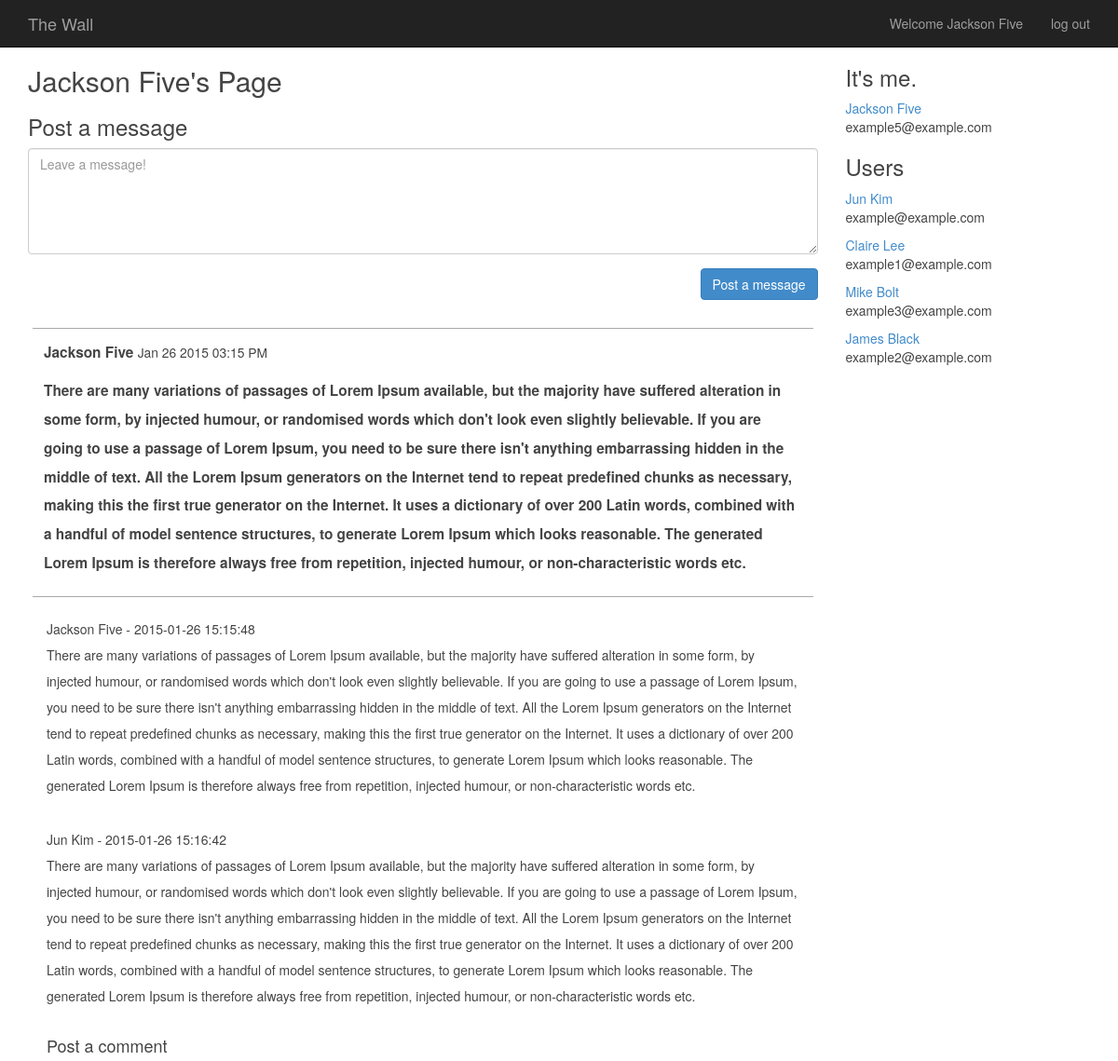
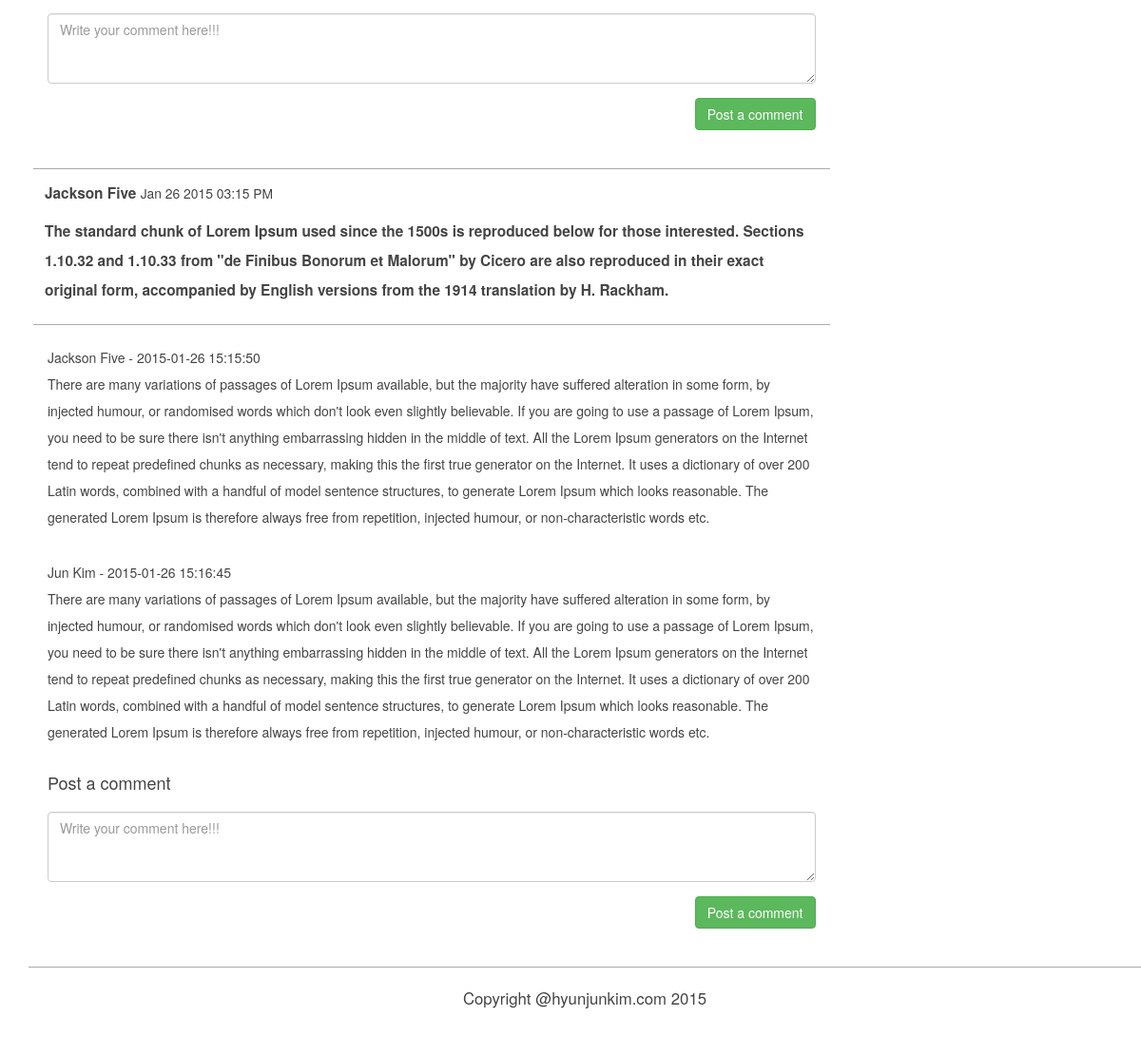
Screenshot of /main.php (signed in) with the database file from the repository (2 pictures, top to bottom).
### tables this page shows
CREATE TABLE `messages` (
  `id` int(11) NOT NULL AUTO_INCREMENT,
  `user_id` int(11) NOT NULL,
  `message` text,
  `created_at` datetime DEFAULT NULL,
  `updated_at` datetime DEFAULT NULL,
  PRIMARY KEY (`id`),
  KEY `fk_messages_users_idx` (`user_id`),
  CONSTRAINT `fk_messages_users` FOREIGN KEY (`user_id`) REFERENCES `users` (`id`) ON DELETE NO ACTION ON UPDATE NO ACTION
);

CREATE TABLE `users` (
  `id` int(11) NOT NULL AUTO_INCREMENT,
  `first_name` varchar(255) DEFAULT NULL,
  `last_name` varchar(255) DEFAULT NULL,
  `email` varchar(255) DEFAULT NULL,
  `password` varchar(255) DEFAULT NULL,
  `created_at` datetime DEFAULT NULL,
  `updated_at` datetime DEFAULT NULL,
  PRIMARY KEY (`id`)
);

CREATE TABLE `comments` (
  `id` int(11) NOT NULL AUTO_INCREMENT,
  `user_id` int(11) NOT NULL,
  `message_id` int(11) NOT NULL,
  `comment` text,
  `created_at` datetime DEFAULT NULL,
  `updated_at` datetime DEFAULT NULL,
  PRIMARY KEY (`id`),
  KEY `fk_comments_messages1_idx` (`message_id`),
  KEY `fk_comments_users1_idx` (`user_id`),
  CONSTRAINT `fk_comments_messages1` FOREIGN KEY (`message_id`) REFERENCES `messages` (`id`) ON DELETE NO ACTION ON UPDATE NO ACTION,
  CONSTRAINT `fk_comments_users1` FOREIGN KEY (`user_id`) REFERENCES `users` (`id`) ON DELETE NO ACTION ON UPDATE NO ACTION
);

### helper.php (called while the page is built)
<?php
	function get_user_id($user_email) {
		$query = "SELECT users.id FROM users
				WHERE '$user_email' = users.email";
		$user_id = fetch_all($query)[0]["id"];
		return $user_id;
	}
?>

### db_connect.php (called while the page is built, shortened)
<?php
$connection = new mysqli(DB_HOST, DB_USER, DB_PASS, DB_DATABASE);
function fetch_all($query)
{
	$data = array();
	global $connection;
	$result = $connection->query($query);
	while($row = mysqli_fetch_assoc($result))
	{
		$data[] = $row;
	}
	return $data;
}
?>

### main.php (the view, shortened to what this page needs)
<?php
	require("db_connect.php");
	require("helper.php");
	include("header.php");
	include("header_login.php");
	function show_posts($session) {
		$user_id = $session["current_user_page"];
		$query_user_email = "SELECT users.email
							FROM users
							WHERE users.id = '$user_id'";
		$user_email = fetch_all($query_user_email);
		$email = $user_email[0]["email"];
		$query_messages ="SELECT messages.id, messages.message, messages.updated_at, users.first_name, users.last_name,
								 DATE_FORMAT(messages.created_at,'%b %d %Y %h:%i %p') as created_at,
								 UNIX_TIMESTAMP(messages.created_at) as unix_timestamp
						FROM users
						JOIN messages ON users.id = messages.user_id
						WHERE users.email = '$email'";
		$messages = fetch_all($query_messages);
		for($i = count($messages) -1; $i >= 0; $i--) {
			$message_id = $messages[$i]["id"];
			$message_first_name = $messages[$i]["first_name"];
			$message_last_name = $messages[$i]["last_name"];
			$message_created_at = $messages[$i]["created_at"];
			$message_message = $messages[$i]["message"];
			$message_unix_timestamp = $messages[$i]["unix_timestamp"];
			$delete = "";
			if(get_user_id($session["user_email"]) == $session["current_user_page"]
				&& (time() - $message_unix_timestamp) <= 1800) {
				$delete = "<form method='post' action='post_process.php' class='text-right'>
							<input type='hidden' name='action' value='message_delete'>
							<input type='hidden' name='id' value='$message_id'>
							<button type='submit' class='btn btn-default'><i class='fa fa-trash-o'></i></button>
						</form>";
			}
			echo "<div class='message-box'>
					<p>
						$message_first_name $message_last_name <span class='date'>$message_created_at</span>
					</p>
					<p>
						$message_message
					</p>
						$delete
				  </div>";
			show_comments($message_id);
			echo "<h4 class='comment-box'>Post a comment</h4>
				<form action='post_process.php' method='post' class='comment-box'>
					<input type='hidden' name='action' value='comment_post'>
					<input type='hidden' name='id' value='$message_id'>
					<div class='form-group'>
						<textarea name='comment' rows='3' class='form-control' placeholder='Write your comment here!!!'></textarea>
					</div>
					<div class='text-right'>
						<button type='submit' name='post' class='btn btn-success'>Post a comment</button>
					</div>
				</form>";
		}
	}
	function show_comments($message_id) {
		$query_comments = "SELECT comments.comment, comments.created_at, users.first_name, users.last_name
						FROM comments
						JOIN messages ON messages.id = comments.message_id
						JOIN users ON users.id = comments.user_id
						WHERE messages.id = '$message_id'";
		$comments = fetch_all($query_comments);
		foreach($comments as $comment) {
			echo "<div class='comment-box'>
					<p>
						{$comment['first_name']} {$comment['last_name']} - {$comment['created_at']} <br />
						{$comment['comment']}
					</p>
				</div>";
		}
	}
	function show_users($session) {
		$user_email = $session["user_email"];
		$query_users = "SELECT *
						FROM users
						WHERE users.email != '$user_email'";
		$users = fetch_all($query_users);
		foreach($users as $user) {
			echo "<div class='user-box'>
					<p>
						<a href='main.php?id={$user['id']}'>
							{$user['first_name']} {$user['last_name']}
						</a><br/>
						{$user['email']}
					</p>
				</div>";
		}
	}
	function show_me($session) {
		$user_email = $session["user_email"];
		$query_users = "SELECT *
						FROM users
						WHERE users.email = '$user_email'";
		$users = fetch_all($query_users);
		foreach($users as $user) {
			echo "<div class='user-box'>
					<p>
						<a href='main.php?id={$user['id']}'>
							{$user['first_name']} {$user['last_name']}
						</a><br />
						{$user['email']}
					</p>
				</div>";
		}
	}
?>
<section>
	<div class="container">
		<div class="row">
			<div class="col-sm-9">
			<?php
				if(get_user_id($_SESSION["user_email"]) == $_SESSION["current_user_page"]) {
					echo "<h2>{$_SESSION['user_name']}'s Page</h2>";
			?>
				<h3>Post a message</h3>
				<form action="post_process.php" method="post">
					<div class="form-group">
						<textarea name="message" rows="5" cols="10" placeholder="Leave a message!" class="form-control"></textarea>
					</div>
					<div class="text-right">
						<button type="submit" name="post" class="btn btn-primary">Post a message</button>
					</div>
				</form>
			<?php
				}
			?>
				<?= show_posts($_SESSION, $_GET); ?>
			</div>
			<div class="col-sm-3">
				<h3>It's me.</h3>
				<?= show_me($_SESSION); ?>
				<h3>Users</h3>
				<?= show_users($_SESSION); ?>
			</div>
		</div>
	</div>
</section>
<?php
	include("footer.php");
?>

### header.php (shortened to what this page needs)
<!DOCTYPE html>
<html>
<head>
	<link href="style/bootstrap.min.css" rel="stylesheet" type="text/css">
	<link href="style/style.css" rel="stylesheet" type="text/css">
	<link href="style/font-awesome.min.css" rel="stylesheet" type="text/css">
</head>
<body>

### header_login.php (shortened to what this page needs)
<?php
	$message = "";
	if(isset($_SESSION["success_register"])) {
		$message = message_register($_SESSION);
	}
	else if(isset($_SESSION["success_login"])) {
		$message = message_login($_SESSION);
	}
	else {
	}
	function message_login($session) {
		$message = $session["user_name"];
		return $message;
	}
?>
<nav class="navbar navbar-fixed-top navbar-inverse">
	<div class="container">
		<div class="navbar-header">
			<a class="navbar-brand" href="main.php?id=<?= get_user_id($_SESSION['user_email']); ?>">The Wall</a>
		</div>
		<div class="navbar-right">
			<ul class="nav navbar-nav">
				<li><a href="main.php?id=<?= get_user_id($_SESSION['user_email']); ?>">Welcome <?= $message; ?></a></li>
				<li><a href="login_process.php">log out</a></li>
			</ul>
		</div>
	</div>
</nav>

### footer.php
<footer>
	<div class="container">
		<div class="row footer-inner">
			<p class="text-center">Copyright @hyunjunkim.com 2015</p>
		</div>
	</div>
</footer>
</body>
</html>

### style/style.css (style rules this page uses)
* { color: #444; }
section { padding-top: 50px; }
.message-box { margin: 30px 5px 10px 5px; padding: 10px 12px; border-top: 1px solid #aaa; border-bottom: 1px solid #aaa; }
.comment-box { margin: 0; padding: 10px 20px; }
.message-box p, .comment-box p { line-height: 2.0em; }
.message-box p { font-size: 1.1em; font-weight: bold; }
.date { font-size: 0.9em; font-weight: normal; }
footer { padding: 30px; }
footer .footer-inner { border-top: 1px solid #aaa; padding: 20px 0 0 0; }
footer p { font-size: 1.2em; line-height: 1.5em; margin-bottom: 20px; }

### rows the page displays
messages: user.first_name "Jackson", user.last_name "Five", message_created_at "Jan 26 2015 03:15 PM", message "There are many variations of passages of Lorem Ipsum available, but the majority have suffered alteration in some form, by injected humour, or randomised words which don't look even slightly believable. If you are going to use a passage of Lorem Ipsum, you need to be sure there isn't anything embarrassing hidden in the middle of text. All the Lorem Ipsum generators on the Internet tend to repeat predefined chunks as necessary, making this the first true generator on the Internet. It uses a dictionary of over 200 Latin words, combined with a handful of model sentence structures, to generate Lorem Ipsum which looks reasonable. The generated Lorem Ipsum is therefore always free from…"
comments: user.first_name "Jackson", user.last_name "Five", created_at "2015-01-26 15:15:48", comment "There are many variations of passages of Lorem Ipsum available, but the majority have suffered alteration in some form, by injected humour, or randomised words which don't look even slightly believable. If you are going to use a passage of Lorem Ipsum, you need to be sure there isn't anything embarrassing hidden in the middle of text. All the Lorem Ipsum generators on the Internet tend to repeat predefined chunks as necessary, making this the first true generator on the Internet. It uses a dictionary of over 200 Latin words, combined with a handful of model sentence structures, to generate Lorem Ipsum which looks reasonable. The generated Lorem Ipsum is therefore always free from…"
comments: user.first_name "Jun", user.last_name "Kim", created_at "2015-01-26 15:16:42", comment "There are many variations of passages of Lorem Ipsum available, but the majority have suffered alteration in some form, by injected humour, or randomised words which don't look even slightly believable. If you are going to use a passage of Lorem Ipsum, you need to be sure there isn't anything embarrassing hidden in the middle of text. All the Lorem Ipsum generators on the Internet tend to repeat predefined chunks as necessary, making this the first true generator on the Internet. It uses a dictionary of over 200 Latin words, combined with a handful of model sentence structures, to generate Lorem Ipsum which looks reasonable. The generated Lorem Ipsum is therefore always free from…"
messages: user.first_name "Jackson", user.last_name "Five", message_created_at "Jan 26 2015 03:15 PM", message "The standard chunk of Lorem Ipsum used since the 1500s is reproduced below for those interested. Sections 1.10.32 and 1.10.33 from \"de Finibus Bonorum et Malorum\" by Cicero are also reproduced in their exact original form, accompanied by English versions from the 1914 translation by H. Rackham."
comments: user.first_name "Jackson", user.last_name "Five", created_at "2015-01-26 15:15:50", comment "There are many variations of passages of Lorem Ipsum available, but the majority have suffered alteration in some form, by injected humour, or randomised words which don't look even slightly believable. If you are going to use a passage of Lorem Ipsum, you need to be sure there isn't anything embarrassing hidden in the middle of text. All the Lorem Ipsum generators on the Internet tend to repeat predefined chunks as necessary, making this the first true generator on the Internet. It uses a dictionary of over 200 Latin words, combined with a handful of model sentence structures, to generate Lorem Ipsum which looks reasonable. The generated Lorem Ipsum is therefore always free from…"
comments: user.first_name "Jun", user.last_name "Kim", created_at "2015-01-26 15:16:45", comment "There are many variations of passages of Lorem Ipsum available, but the majority have suffered alteration in some form, by injected humour, or randomised words which don't look even slightly believable. If you are going to use a passage of Lorem Ipsum, you need to be sure there isn't anything embarrassing hidden in the middle of text. All the Lorem Ipsum generators on the Internet tend to repeat predefined chunks as necessary, making this the first true generator on the Internet. It uses a dictionary of over 200 Latin words, combined with a handful of model sentence structures, to generate Lorem Ipsum which looks reasonable. The generated Lorem Ipsum is therefore always free from…"
users: first_name "Jackson", last_name "Five", email "example5@example.com"
users: first_name "Jun", last_name "Kim", email "example@example.com"
users: first_name "Claire", last_name "Lee", email "example1@example.com"
users: first_name "Mike", last_name "Bolt", email "example3@example.com"
users: first_name "James", last_name "Black", email "example2@example.com"

### other values shown
$message "Jackson Five"
$_SESSION['user_name'] "Jackson Five"
